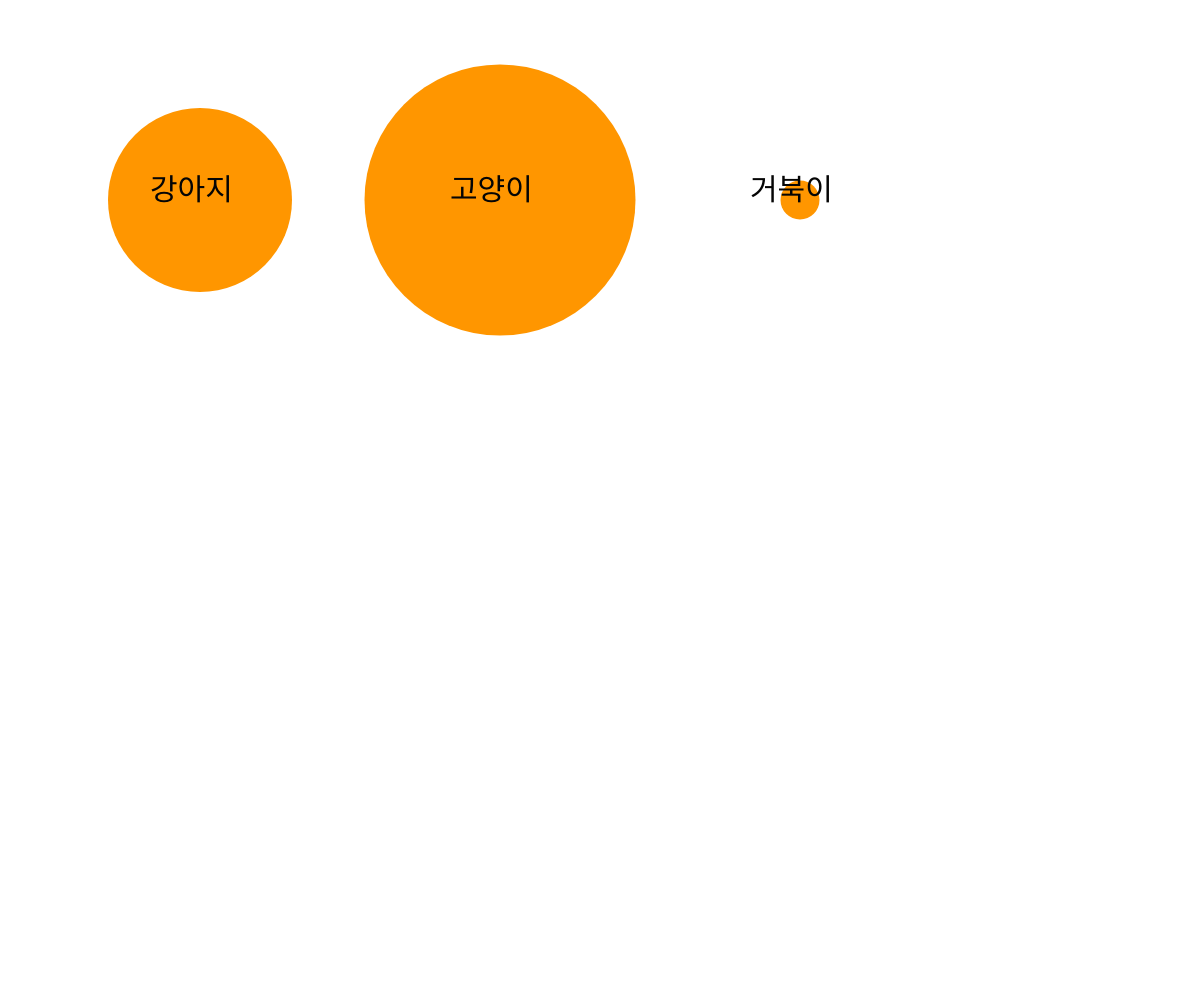
Frame 1 (no input)
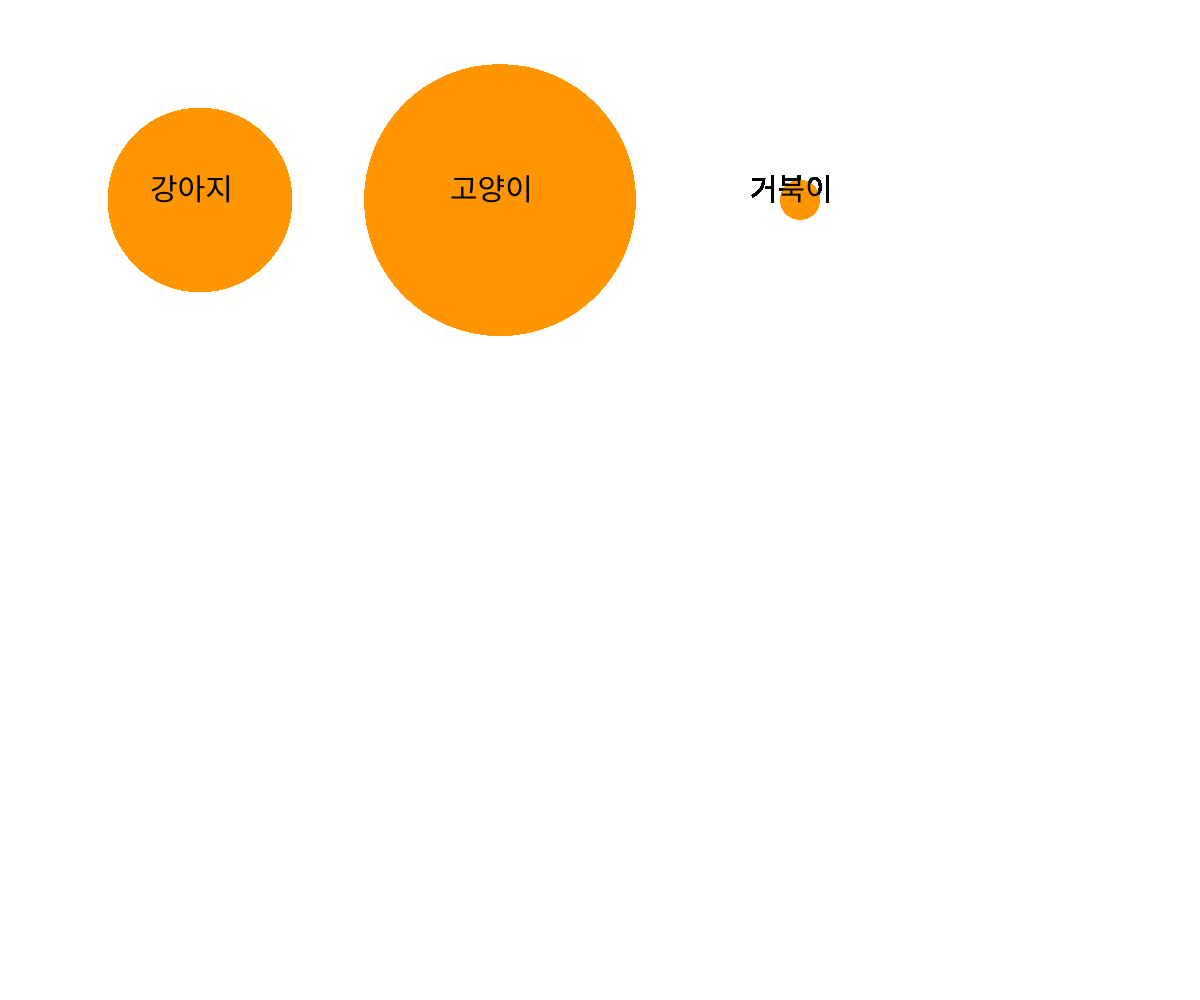
Frame 60 (no input)
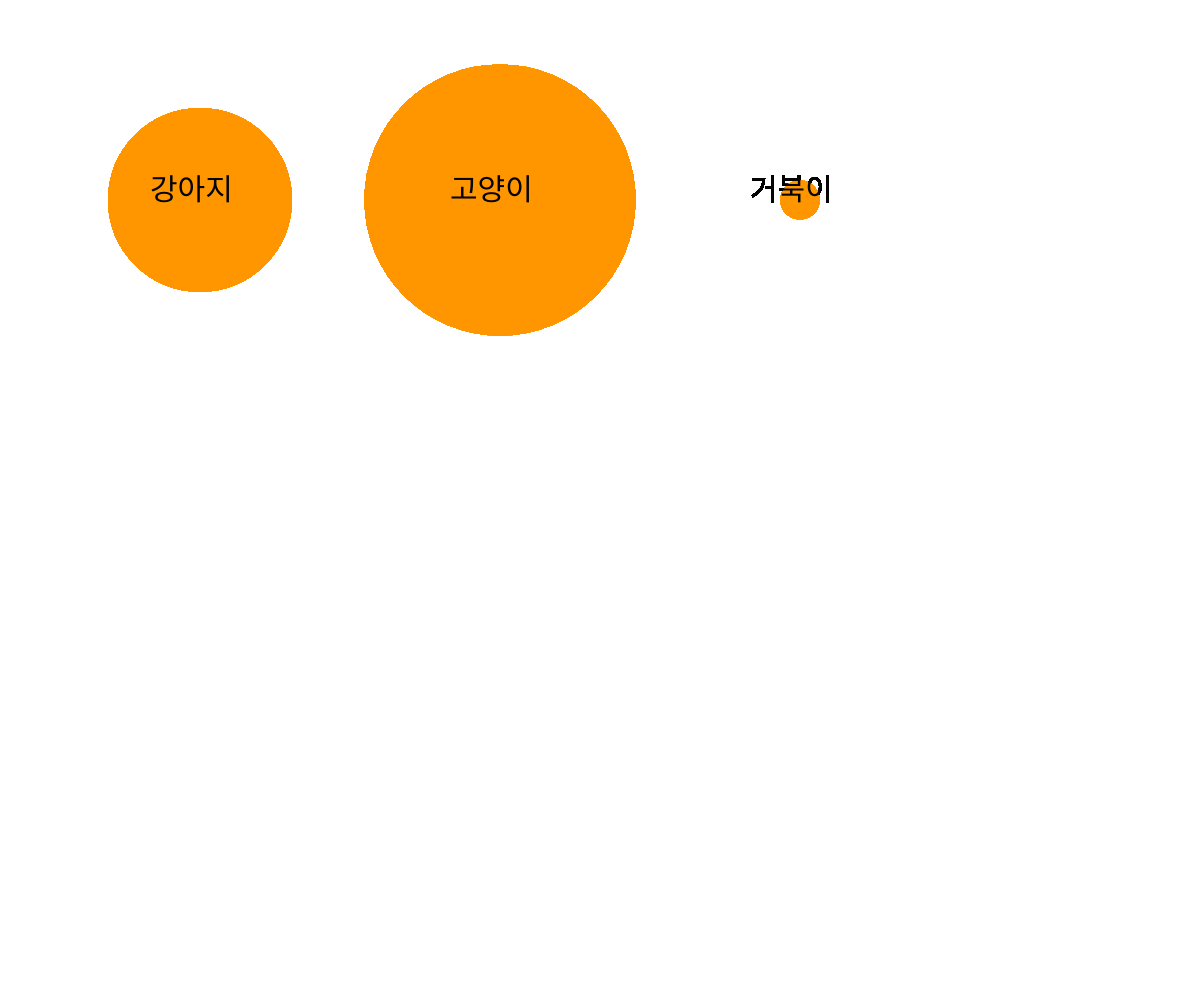
Frame 120 (the mouse pressed at the canvas centre since frame 60)

The p5.js sketch that drew these frames (run headless with seeded random() and noise() and a simulated clock; from frame 60 on, the mouse is pressed at the canvas centre):

// p5.js sketch
// ── sketch.js
//설문조사 

var x,y,w,h;

function setup() {

createCanvas(windowWidth,windowHeight);
background(255);
}

function draw() {

  
  //강아지 6
  //고양이 9
  //거북이 1


  정보("강아지",200,200,6);
 
  정보("고양이",500,200,9);
 
  정보("거북이",800,200,1);
  
} 

function 정보(이름,x,y,w)
{
 var w = map(w,0,10,10,300);

 fill(255,150,0);
 noStroke();
 ellipse(x,y,w,w); 
 fill(5)
 textSize(30);
text(이름,x-50, y);

}
